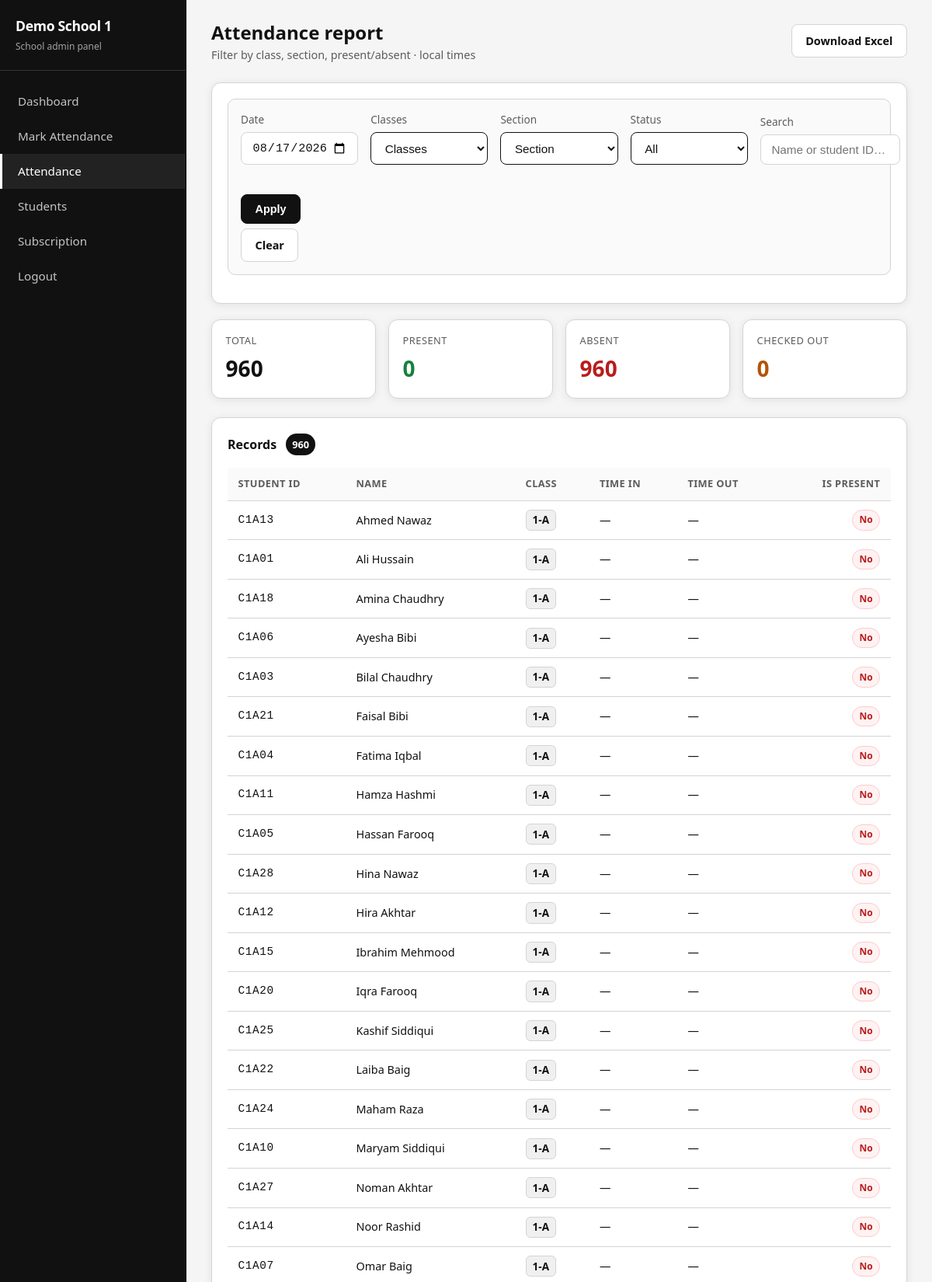
The page /school/attendance (signed in, upper part) on the database its author committed.
### tables this page shows
CREATE TABLE schools (
                id INTEGER PRIMARY KEY AUTOINCREMENT,
                name TEXT NOT NULL,
                username TEXT NOT NULL UNIQUE,
                password_hash TEXT NOT NULL,
                license_key TEXT,
                license_expires_at TEXT,
                is_active INTEGER NOT NULL DEFAULT 1,
                created_at TEXT NOT NULL
            , public_token TEXT);

CREATE TABLE students (
                id INTEGER PRIMARY KEY AUTOINCREMENT,
                school_id INTEGER NOT NULL,
                student_id TEXT NOT NULL,
                name TEXT NOT NULL,
                class_name TEXT NOT NULL,
                qr_payload TEXT,
                is_active INTEGER NOT NULL DEFAULT 1,
                created_at TEXT NOT NULL, phone TEXT NOT NULL DEFAULT '9140980834',
                UNIQUE(school_id, student_id),
                FOREIGN KEY (school_id) REFERENCES schools(id) ON DELETE CASCADE
            );

### app/routes/school_admin.py (the view)
@bp.route("/attendance")
@require_school
def attendance():
    school = _school()
    date = request.args.get("date") or today_str()
    filter_status = request.args.get("status") or "all"
    f_class = (
        request.args.get("cls")
        or request.args.get("class")
        or ""
    ).strip()
    f_section = (
        request.args.get("sec")
        or request.args.get("section")
        or ""
    ).strip()
    f_q = (request.args.get("q") or "").strip()
    all_records = _annotate_class_parts(list_attendance(school["id"], date))
    page = parse_page(request.args.get("page"))
    per_page = parse_per_page(request.args.get("per_page"))
    records = filter_students(
        all_records,
        class_num=f_class,
        section=f_section,
        q=f_q,
    )
    if filter_status == "present":
        records = [r for r in records if r["is_present"]]
    elif filter_status == "absent":
        records = [r for r in records if not r["is_present"]]
    pagination = paginate(records, page=page, per_page=per_page)
    total = len(all_records)
    present = sum(1 for r in all_records if r["is_present"])
    checked_out = sum(1 for r in all_records if r.get("time_out"))
    summary = {
        "total": total,
        "present": present,
        "absent": total - present,
        "checked_out": checked_out,
        "still_in": present - checked_out,
    }
    opts = _roster_filter_options(all_records)
    return render_template(
        "school/attendance.html",
        school=school,
        records=pagination["items"],
        date=date,
        status=filter_status,
        summary=summary,
        total_count=len(all_records),
        filtered_count=pagination["total"],
        active_cls=f_class,
        active_sec=f_section,
        active_q=f_q,
        class_nums=opts["class_nums"],
        section_list=opts["sections"],
        pagination=pagination,
        filter_q=query_args(
            date=date,
            status=filter_status if filter_status != "all" else None,
            cls=f_class,
            sec=f_section,
            q=f_q,
        ),
    )

### app/auth.py (called while the page is built)
def require_school(fn: Callable) -> Callable:
    @wraps(fn)
    def wrapper(*args, **kwargs):
        if session.get("role") != "school" or not session.get("school_id"):
            return redirect(url_for("auth.login"))
        return fn(*args, **kwargs)
    return wrapper

### app/class_sort.py (called while the page is built)
def parse_class_section(class_name: str) -> tuple[int, str, str]:
    raw = (class_name or "").strip()
    m = _CLASS_RE.match(raw)
    if not m:
        return (9999, "", raw.lower())
    num = int(m.group(1))
    section = (m.group(2) or "").upper()
    return (num, section, raw.lower())

def class_sort_key(item: Any) -> tuple:
    if isinstance(item, dict):
        cls = item.get("class_name") or ""
        name = (item.get("name") or "").lower()
        sid = (item.get("student_id") or "").lower()
        num, sec, raw = parse_class_section(cls)
        return (num, sec, raw, name, sid)
    num, sec, raw = parse_class_section(str(item))
    return (num, sec, raw)

def sort_students(students: list[dict]) -> list[dict]:
    return sorted(students, key=class_sort_key)

def unique_classes(students: list[dict]) -> list[str]:
    labels = {s.get("class_name") or "" for s in students if s.get("class_name")}
    return sorted(labels, key=class_sort_key)

### app/database.py (called while the page is built)
def ensure_dirs() -> None:
    config.DATA_DIR.mkdir(parents=True, exist_ok=True)
    config.EXPORTS_DIR.mkdir(parents=True, exist_ok=True)
    config.QR_DIR.mkdir(parents=True, exist_ok=True)

def get_connection() -> sqlite3.Connection:
    ensure_dirs()
    conn = sqlite3.connect(str(config.DB_PATH), check_same_thread=False)
    conn.row_factory = sqlite3.Row
    conn.execute("PRAGMA foreign_keys = ON")
    return conn

@contextmanager
def db() -> Generator[sqlite3.Connection, None, None]:
    conn = get_connection()
    try:
        yield conn
        conn.commit()
    except Exception:
        conn.rollback()
        raise
    finally:
        conn.close()

def local_now() -> datetime:
    return datetime.now()

def today_str() -> str:
    return local_now().strftime("%Y-%m-%d")

def row_to_dict(row: Optional[sqlite3.Row]) -> Optional[dict[str, Any]]:
    if row is None:
        return None
    return dict(row)

def rows_to_list(rows: list[sqlite3.Row]) -> list[dict[str, Any]]:
    return [dict(r) for r in rows]

### app/pagination.py (called while the page is built)
def query_args(**kwargs) -> dict:
    out = {}
    for k, v in kwargs.items():
        if v is None or v == "" or v is False:
            continue
        out[k] = v
    return out

### app/routes/school_admin.py (called while the page is built)
def _school():
    return get_school(session["school_id"])

### app/templates/school/attendance.html (shortened to what this page needs)
{% extends "school/layout.html" %}
{% block content %}
<div class="page-header">
  <div>
    <h2>Attendance report</h2>
    <p>Filter by class, section, present/absent · local times</p>
  </div>
  <a class="btn btn-ghost" href="{{ url_for('school.export_excel', date=date) }}">Download Excel</a>
</div>
<div class="card">
  <form method="get" class="filter-bar" id="attendance-filters" action="{{ url_for('school.attendance') }}">
    <div class="form-group">
      <label for="filter-date">Date</label>
      <input type="date" id="filter-date" name="date" value="{{ date }}" />
    </div>
    <div class="form-group">
      <label for="filter-cls">Classes</label>
      <select id="filter-cls" name="cls" class="filter-select">
        <option value="">Classes</option>
      </select>
    </div>
    <div class="form-group">
      <label for="filter-sec">Section</label>
      <select id="filter-sec" name="sec" class="filter-select">
        <option value="">Section</option>
      </select>
    </div>
    <div class="form-group">
      <label for="filter-status">Status</label>
      <select id="filter-status" name="status">
        <option value="all" {% if status == 'all' %}selected{% endif %}>All</option>
      </select>
    </div>
    <div class="form-group filter-search">
      <label for="filter-q">Search</label>
      <input
        type="text"
        id="filter-q"
        name="q"
        value="{{ active_q or '' }}"
        placeholder="Name or student ID…"
        autocomplete="off"
      />
    </div>
    <div class="form-group form-group-action">
      <label>&nbsp;</label>
      <div class="filter-actions">
        <button type="submit" class="btn">Apply</button>
        <a class="btn btn-ghost" href="{{ url_for('school.attendance', date=date) }}">Clear</a>
      </div>
    </div>
  </form>
</div>
<div class="stats">
  <div class="stat"><div class="label">Total</div><div class="value">{{ summary.total }}</div></div>
  <div class="stat present"><div class="label">Present</div><div class="value">{{ summary.present }}</div></div>
  <div class="stat absent"><div class="label">Absent</div><div class="value">{{ summary.absent }}</div></div>
  <div class="stat out"><div class="label">Checked out</div><div class="value">{{ summary.checked_out }}</div></div>
</div>
<div class="card">
  <div class="card-head">
    <h3>Records</h3>
    <span class="count-pill">{{ filtered_count }}{% if filtered_count != total_count %} / {{ total_count }}{% endif %}</span>
  </div>
  <div class="table-wrap">
    <table class="students-table">
      <thead>
        <tr>
          <th>Student ID</th>
          <th>Name</th>
          <th>Class</th>
          <th>Time in</th>
          <th>Time out</th>
          <th>Is present</th>
        </tr>
      </thead>
      <tbody>
        {% for r in records %}
        <tr>
          <td class="mono">{{ r.student_id }}</td>
          <td>{{ r.name }}</td>
          <td><span class="class-chip">{{ r.class_name }}</span></td>
          <td>{{ r.time_in or '—' }}</td>
          <td>{{ r.time_out or '—' }}</td>
          <td>
            {% if r.is_present %}
              <span class="badge badge-yes">Yes</span>
            {% else %}
              <span class="badge badge-no">No</span>
            {% endif %}
          </td>
        </tr>
        {% endfor %}
      </tbody>
    </table>
  </div>
  {% set page_endpoint = 'school.attendance' %}
</div>
{% endblock %}

### app/templates/school/layout.html (shortened to what this page needs)
{% extends "base.html" %}
{% block body %}
<div class="app-shell">
  <aside class="sidebar">
    <div class="brand">
      <h1>{{ session.name or 'School' }}</h1>
      <span>School admin panel</span>
    </div>
    <nav>
      <a class="nav-link {% if request.endpoint == 'school.dashboard' %}active{% endif %}"
         href="{{ url_for('school.dashboard') }}">Dashboard</a>
      <a class="nav-link {% if request.endpoint == 'school.mark_attendance' %}active{% endif %}"
         href="{{ url_for('school.mark_attendance') }}" target="_blank">Mark Attendance</a>
      <a class="nav-link {% if request.endpoint == 'school.attendance' %}active{% endif %}"
         href="{{ url_for('school.attendance') }}">Attendance</a>
      <a class="nav-link {% if request.endpoint == 'school.students' %}active{% endif %}"
         href="{{ url_for('school.students') }}">Students</a>
      <a class="nav-link {% if request.endpoint == 'school.subscription' %}active{% endif %}"
         href="{{ url_for('school.subscription') }}">Subscription</a>
      <a class="nav-link" href="{{ url_for('auth.logout') }}">Logout</a>
    </nav>
  </aside>
  <main class="main">
    {% block content %}{% endblock %}
  </main>
</div>
{% endblock %}

### rows shown on the page
schools: name "Demo School 1"
students: student_id "C1A13", name "Ahmed Nawaz", class_name "1-A", time_in "—", time_out "—"
students: student_id "C1A01", name "Ali Hussain", class_name "1-A", time_in "—", time_out "—"
students: student_id "C1A18", name "Amina Chaudhry", class_name "1-A", time_in "—", time_out "—"
students: student_id "C1A06", name "Ayesha Bibi", class_name "1-A", time_in "—", time_out "—"
students: student_id "C1A03", name "Bilal Chaudhry", class_name "1-A", time_in "—", time_out "—"
students: student_id "C1A21", name "Faisal Bibi", class_name "1-A", time_in "—", time_out "—"
students: student_id "C1A04", name "Fatima Iqbal", class_name "1-A", time_in "—", time_out "—"
students: student_id "C1A11", name "Hamza Hashmi", class_name "1-A", time_in "—", time_out "—"
students: student_id "C1A05", name "Hassan Farooq", class_name "1-A", time_in "—", time_out "—"
students: student_id "C1A28", name "Hina Nawaz", class_name "1-A", time_in "—", time_out "—"
students: student_id "C1A12", name "Hira Akhtar", class_name "1-A", time_in "—", time_out "—"
students: student_id "C1A15", name "Ibrahim Mehmood", class_name "1-A", time_in "—", time_out "—"
students: student_id "C1A20", name "Iqra Farooq", class_name "1-A", time_in "—", time_out "—"
students: student_id "C1A25", name "Kashif Siddiqui", class_name "1-A", time_in "—", time_out "—"
students: student_id "C1A22", name "Laiba Baig", class_name "1-A", time_in "—", time_out "—"
students: student_id "C1A24", name "Maham Raza", class_name "1-A", time_in "—", time_out "—"
students: student_id "C1A10", name "Maryam Siddiqui", class_name "1-A", time_in "—", time_out "—"
students: student_id "C1A27", name "Noman Akhtar", class_name "1-A", time_in "—", time_out "—"
students: student_id "C1A14", name "Noor Rashid", class_name "1-A", time_in "—", time_out "—"
students: student_id "C1A07", name "Omar Baig", class_name "1-A", time_in "—", time_out "—"

### other values the page prints
{{ summary.total }} "960"
{{ summary.present }} "0"
{{ summary.absent }} "960"
{{ summary.checked_out }} "0"
{{ filtered_count }} "960"
